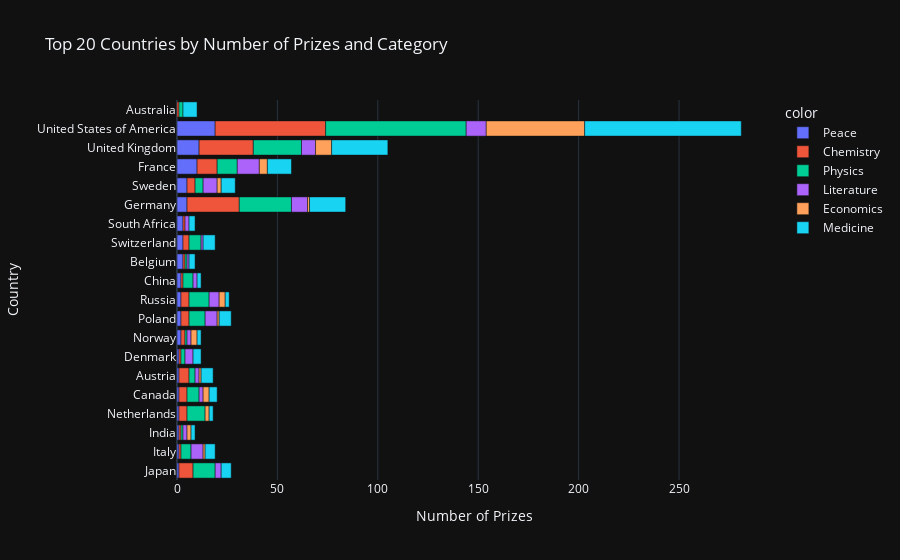

Notebook code for this chart:
### Code cell
cat_cntry_bar = px.bar(x=merged_df.prize_x,
                       y=merged_df.birth_country_current,
                       color=merged_df.category,
                       orientation='h',
                       title='Top 20 Countries by Number of Prizes and Category')

cat_cntry_bar.update_layout(xaxis_title='Number of Prizes',
                            yaxis_title='Country')

### Figure 1 — Plotly figure (JSON) as saved in the notebook; plotly's stock layout.template omitted (floating-point values rounded to 4 significant figures)
{"data": [{"hovertemplate": "color=Peace<br>x=%{x}<br>y=%{y}<extra></extra>", "legendgroup": "Peace", "marker": {"color": "#636efa", "pattern": {"shape": ""}}, "name": "Peace", "orientation": "h", "showlegend": true, "textposition": "auto", "x": [1, 1, 1, 1, 1, 1, 1, 2, 2, 2, 2, 3, 3, 3, 5, 5, 10, 11, 19], "xaxis": "x", "y": ["Japan", "Italy", "India", "Netherlands", "Canada", "Austria", "Denmark", "Norway", "Poland", "Russia", "China", "Belgium", "Switzerland", "South Africa", "Germany", "Sweden", "France", "United Kingdom", "United States of America"], "yaxis": "y", "type": "bar"}, {"hovertemplate": "color=Chemistry<br>x=%{x}<br>y=%{y}<extra></extra>", "legendgroup": "Chemistry", "marker": {"color": "#EF553B", "pattern": {"shape": ""}}, "name": "Chemistry", "orientation": "h", "showlegend": true, "textposition": "auto", "x": [1, 1, 1, 1, 1, 1, 1, 2, 3, 4, 4, 4, 4, 4, 5, 7, 10, 26, 27, 55], "xaxis": "x", "y": ["Italy", "India", "South Africa", "China", "Belgium", "Australia", "Denmark", "Norway", "Switzerland", "Sweden", "Russia", "Netherlands", "Poland", "Canada", "Austria", "Japan", "France", "Germany", "United Kingdom", "United States of America"], "yaxis": "y", "type": "bar"}, {"hovertemplate": "color=Physics<br>x=%{x}<br>y=%{y}<extra></extra>", "legendgroup": "Physics", "marker": {"color": "#00cc96", "pattern": {"shape": ""}}, "name": "Physics", "orientation": "h", "showlegend": true, "textposition": "auto", "x": [1, 1, 1, 2, 2, 3, 4, 5, 5, 6, 6, 8, 9, 10, 10, 11, 24, 26, 70], "xaxis": "x", "y": ["India", "Norway", "Belgium", "Australia", "Denmark", "Austria", "Sweden", "China", "Italy", "Switzerland", "Canada", "Poland", "Netherlands", "Russia", "France", "Japan", "United Kingdom", "Germany", "United States of America"], "yaxis": "y", "type": "bar"}, {"hovertemplate": "color=Literature<br>x=%{x}<br>y=%{y}<extra></extra>", "legendgroup": "Literature", "marker": {"color": "#ab63fa", "pattern": {"shape": ""}}, "name": "Literature", "orientation": "h", "showlegend": true, "textposition": "auto", "x": [1, 1, 2, 2, 2, 2, 2, 2, 3, 4, 5, 6, 6, 7, 7, 8, 10, 11], "xaxis": "x", "y": ["Switzerland", "Belgium", "South Africa", "Canada", "Austria", "Norway", "China", "India", "Japan", "Denmark", "Russia", "Italy", "Poland", "Sweden", "United Kingdom", "Germany", "United States of America", "France"], "yaxis": "y", "type": "bar"}, {"hovertemplate": "color=Economics<br>x=%{x}<br>y=%{y}<extra></extra>", "legendgroup": "Economics", "marker": {"color": "#FFA15A", "pattern": {"shape": ""}}, "name": "Economics", "orientation": "h", "showlegend": true, "textposition": "auto", "x": [1, 1, 1, 1, 2, 2, 2, 3, 3, 3, 4, 8, 49], "xaxis": "x", "y": ["Poland", "Germany", "Italy", "Austria", "Netherlands", "Sweden", "India", "Russia", "Norway", "Canada", "France", "United Kingdom", "United States of America"], "yaxis": "y", "type": "bar"}, {"hovertemplate": "color=Medicine<br>x=%{x}<br>y=%{y}<extra></extra>", "legendgroup": "Medicine", "marker": {"color": "#19d3f3", "pattern": {"shape": ""}}, "name": "Medicine", "orientation": "h", "showlegend": true, "textposition": "auto", "x": [2, 2, 2, 2, 2, 3, 3, 4, 4, 5, 5, 6, 6, 6, 7, 7, 12, 18, 28, 78], "xaxis": "x", "y": ["Netherlands", "Norway", "Russia", "China", "India", "Belgium", "South Africa", "Denmark", "Canada", "Japan", "Italy", "Switzerland", "Austria", "Poland", "Sweden", "Australia", "France", "Germany", "United Kingdom", "United States of America"], "yaxis": "y", "type": "bar"}], "layout": {"xaxis": {"anchor": "y", "domain": [0.0, 1.0], "title": {"text": "Number of Prizes"}}, "yaxis": {"anchor": "x", "domain": [0.0, 1.0], "title": {"text": "Country"}}, "legend": {"title": {"text": "color"}, "tracegroupgap": 0}, "title": {"text": "Top 20 Countries by Number of Prizes and Category"}, "barmode": "relative"}}
